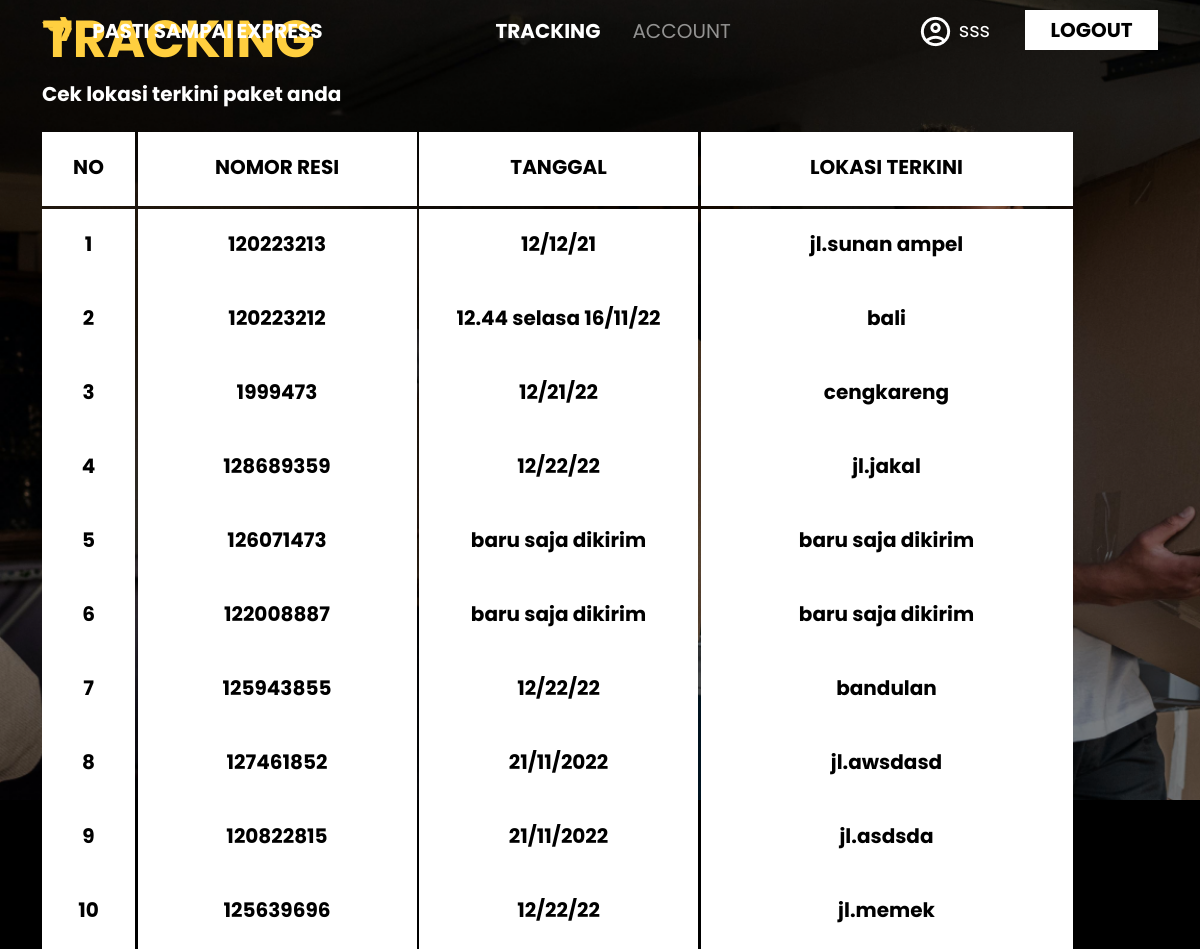
Page /dashboard (signed in) on the committed database.
### pastisampai/models.py (models this page shows, shortened)
class User(db.Model, UserMixin):
    id = db.Column(db.Integer(), primary_key=True)
    roles = db.Column(db.String(length=30),nullable=False)
    username = db.Column(db.String(length=30), nullable=False, unique=True)
    fullname = db.Column(db.String(length=30),nullable=False)
    email_address = db.Column(db.String(length=50), nullable=False)
    password_hash = db.Column(db.String(length=60), nullable=False)
    resi = db.relationship('Resi',secondary=user_resi,backref='users')
    @property
    def password(self):
        return self.password

class Resi(db.Model):
    id = db.Column(db.Integer(),primary_key=True)
    no_resi = db.Column(db.Integer(),nullable=False)
    sender_n = db.Column(db.String(length=60),nullable=False)
    receiver_n = db.Column(db.String(length=60),nullable=False)
    origin_n = db.Column(db.String(length=60),nullable=False)
    destination_n = db.Column(db.String(length=60),nullable=False)
    type_of_packet = db.Column(db.String(length=60),nullable=False)
    type_of_service = db.Column(db.String(length=60),nullable=False)
    sender_pn = db.Column(db.Integer(),nullable=False)
    receiver_pn = db.Column(db.Integer(),nullable=False)
    weight_packet = db.Column(db.String(length=30),nullable=False)
    arrived_at = db.Column(db.String(length=30),nullable=False)
    time_on_update = db.Column(db.String(length=60),nullable=False)
    time_on_deliver = db.Column(db.String(length=60),nullable=False)
    ongkir = db.Column(db.String(length=30),nullable=False)

### pastisampai/routes.py (the view)
@app.route('/dashboard',methods=["GET","POST"])
@login_required
def dashboard_page():# counterpart for session
    user = current_user.resi
    return render_template("dashboard.html",resis=user)

### pastisampai/models.py (called while the page is built)
@login_manager.user_loader
def load_user(user_id):
    return User.query.get(int(user_id))

### pastisampai/templates/dashboard.html (shortened to what this page needs)
{% extends 'index.html' %}
{% block content %}
<section id="dashboard">
    <div class="container h-100">
        <div class="row h-100">
            <div class="col-md-12 dashboard-tagline my-auto">
                <h1>TRACKING</h1>
                <p>Cek lokasi terkini paket anda</p>
                <div class="table-head">
                    <div class="col-md-1 text-center dashboard-border">
                        <div class="no">
                            <p>NO</p>
                        </div>
                    </div>
                    <div class="col-md-3 text-center dashboard-border">
                        <div class="resi">
                            <p>NOMOR RESI</p>
                        </div>
                    </div>
                    <div class="col-md-3 text-center dashboard-border">
                        <div class="tanggal">
                            <p>TANGGAL</p>
                        </div>
                    </div>
                    <div class="col-md-4 text-center">
                        <div class="lokasi">
                            <p>LOKASI TERKINI</p>
                        </div>
                    </div>
                </div>
                {% if resis %}
                <div class="table-wrapper-scroll-y my-custom-scrollbar">
                {% for resi in resis %}
                <div class="table-dashboard">
                    <div class="col-md-1 text-center dashboard-border">
                        <div class="no">
                            <p>{{ loop.index }}</p>
                        </div>
                    </div>
                    <div class="col-md-3 text-center dashboard-border">
                        <div class="resi">
                            <p>{{resi.no_resi}}</p>
                        </div>
                    </div>
                    <div class="col-md-3 text-center dashboard-border">
                        <div class="tanggal">
                            <p>{{resi.time_on_update}}</p>
                        </div>
                    </div>
                    <div class="col-md-4 text-center">
                        <div class="lokasi">
                            <p>{{resi.arrived_at}}</p>
                        </div>
                    </div>
                </div>
                {% endfor %}
                {% endif %}
            </div>
        </div>
    </div>
</section>
{% endblock %}

### pastisampai/templates/index.html (shortened to what this page needs)
<!doctype html>
<html lang="en">
    <head>
        <link href="https://cdn.jsdelivr.net/npm/bootstrap@5.0.2/dist/css/bootstrap.min.css" rel="stylesheet">
        <link rel="stylesheet" href="https://cdnjs.cloudflare.com/ajax/libs/toastr.js/latest/toastr.min.css">
        <link rel="stylesheet" href="{{ url_for('static',filename='css/style.css') }}">
        <link rel="stylesheet" href="{{ url_for('static',filename='css/responsive.css') }}">
    </head>
    <body>
        <nav class="navbar navbar-expand-lg navbar-dark bg-transparent position-fixed w-100">
            <div class="container">
                <a class="navbar-brand" href="{{ url_for('home_page') }}">
                    <img src="{{ url_for('static',filename='Assets/img/Logo Small.png') }}" alt="" width="30" height="24" class="d-inline-block align-text-top me-3">
                    PASTI SAMPAI EXPRESS</a>
                <div class="collapse navbar-collapse" id="navbarNav">
                    <ul class="navbar-nav mx-auto">
                            {% if current_user.is_authenticated %}
                                {% if current_user.roles == 'admin' %}
                            <li class="nav-item mx-2">
                                <a href="{{ url_for('dashboard_admin_page') }}" class="nav-link {{ 'active' if request.path == url_for('dashboard_admin_page') }}">ADD</a>
                            </li>
                            <li class="nav-item mx-2">
                                <a href="{{ url_for('update_page') }}"  class="nav-link {{ 'active' if request.path == url_for('update_page') }}">UPDATE</a>
                            </li>
                            <li class="nav-item mx-2">
                                <a href="{{ url_for('tracking_page') }}" class="nav-link {{ 'active' if request.path == url_for('tracking_page') }}">TRACKING</a>
                            </li>
                            <li class="nav-item mx-2">
                                <a href="{{ url_for('account_info') }}" class="nav-link {{ 'active' if request.path == url_for('account_info') }}">ACCOUNT</a>
                            </li>
                                {% else %}
                            <li class="nav-item mx-2">
                                <a href="{{ url_for('dashboard_page') }}" class="nav-link {{ 'active' if request.path == url_for('dashboard_page') }}">TRACKING</a>
                            </li>
                            <li class="nav-item mx-2">
                                <a href="{{ url_for('account_info') }}" class="nav-link {{ 'active' if request.path == url_for('account_info') }}">ACCOUNT</a>
                            </li>
                                {% endif %}
                            {% endif %}
                    </ul>
                    <div>
                        {% if current_user.is_authenticated %}
                        <button class="button-primary">
                            <a href="{{ url_for('account_info') }}">
                                <img src="{{ url_for('static',filename='Assets/img/user.png') }}" alt="">
                                {{current_user.username}}</a>
                        </button>
                        <button class="button-secondary">
                            <a href="{{ url_for('logout_page') }}">LOGOUT</a>
                        </button>
                        {% endif %}
                    </div>
                </div>
            </div>
        </nav>
        {% block content %}{% endblock %}
    </body>
</html>

### pastisampai/static/css/style.css (style rules this page uses)
:root { --pr-color : #000000; }
.bg-transparent { transition: all ease-in 0.3s; }
body { font-family: 'Poppins', sans-serif; background-color: #000000; }
.navbar-brand { font-weight: 700; font-size: 20; }
.nav-link { font-size: 20px; }
.nav-link.active { font-weight: 700; }
.button-primary { width: 133px; height: 40px; background-color: transparent; color: #fff; border: none; font-size: 20px; font-weight: 400; }
.button-secondary { width: 133px; height: 40px; background-color: #fff; color: var(--pr-color); border: none; font-size: 20px; font-weight: 700; }
.button-primary a { color: #fff; text-decoration: none; }
.button-secondary a { color: #000000; text-decoration: none; }
#dashboard { background-image: url('../Assets/img/Background.png'); background-size: cover; height: 100vh; width: 100%; }
.dashboard-tagline h1 { width: 100%; height: 71px; font-weight: 700; font-size: 52px; line-height: 78px; color: #FFCF3F; }
.dashboard-tagline p { width: 100%; height: 35px; font-weight: 700; font-size: 20px; line-height: 30px; color: #FFFFFF; margin-bottom: 18px; }
.table-dashboard { position: relative; display: flex; flex-wrap: wrap; align-items: stretch; width: 100%; }
.table-head { position: relative; display: flex; flex-wrap: wrap; align-items: stretch; width: 100%; margin-bottom: 2.5px !important; }
.dashboard-border { margin-right: 2.5px !important; }
.no, .resi, .tanggal, .lokasi { height: 74px; background: #fff; padding: 20px; }
.no p, .resi p, .tanggal p, .lokasi p { color: #000000; font-weight: 700; }

### rows in the picture
User: username "sss"
Resi: no_resi "120223213", time_on_update "12/12/21", arrived_at "jl.sunan ampel"
Resi: no_resi "120223212", time_on_update "12.44 selasa 16/11/22", arrived_at "bali"
Resi: no_resi "1999473", time_on_update "12/21/22", arrived_at "cengkareng"
Resi: no_resi "128689359", time_on_update "12/22/22", arrived_at "jl.jakal"
Resi: no_resi "126071473", time_on_update "baru saja dikirim", arrived_at "baru saja dikirim"
Resi: no_resi "122008887", time_on_update "baru saja dikirim", arrived_at "baru saja dikirim"
Resi: no_resi "125943855", time_on_update "12/22/22", arrived_at "bandulan"
Resi: no_resi "127461852", time_on_update "21/11/2022", arrived_at "jl.awsdasd"
Resi: no_resi "120822815", time_on_update "21/11/2022", arrived_at "jl.asdsda"
Resi: no_resi "125639696", time_on_update "12/22/22", arrived_at "jl.memek"
